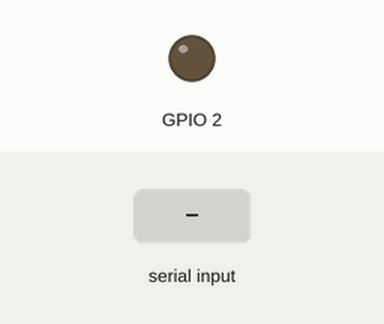
The sketch below on a simulated ESP32. On the bench: output pins drawn as LEDs (lit = HIGH). Inputs (shaded band) come from the test bench. Nothing arrives over Bluetooth unless stated.

Above: at 1.2 s.
1.3 s: "1" received over the second serial link
At 1.9 s:
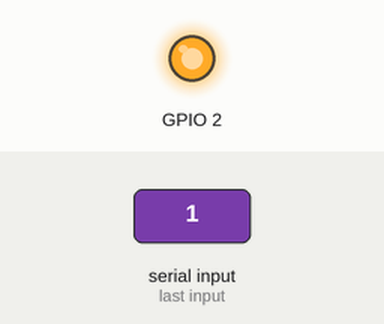
2.8 s: "0" received over the second serial link
At 3.2 s:
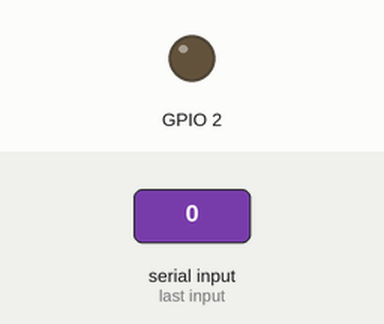
Timing chart, 0 to 5.8 s (numbered marks = the images above; inputs shaded):
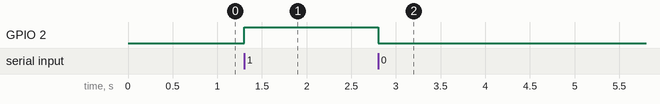

Measured:
- after the input at 1.3 s, GPIO 2: LOW → HIGH at once
- after the input at 2.8 s, GPIO 2: HIGH → LOW at once

The sketch:

ESPBT.ino
```cpp
#include "BluetoothSerial.h"


char cmd;
BluetoothSerial serialBT;
void setup() {
  // put your setup code here, to run once:

  serialBT.begin("Esp32-BT");
  pinMode(2, OUTPUT);
}

void loop() {
  // put your main code here, to run repeatedly:
  if(serialBT.available()){
    cmd = serialBT.read();
  }
  if (cmd == '1'){
    digitalWrite(2, HIGH);
    serialBT.println("2HIGH");

  }
  if (cmd == '0'){
    digitalWrite(2, LOW);
  }
  delay(100);
}
```
